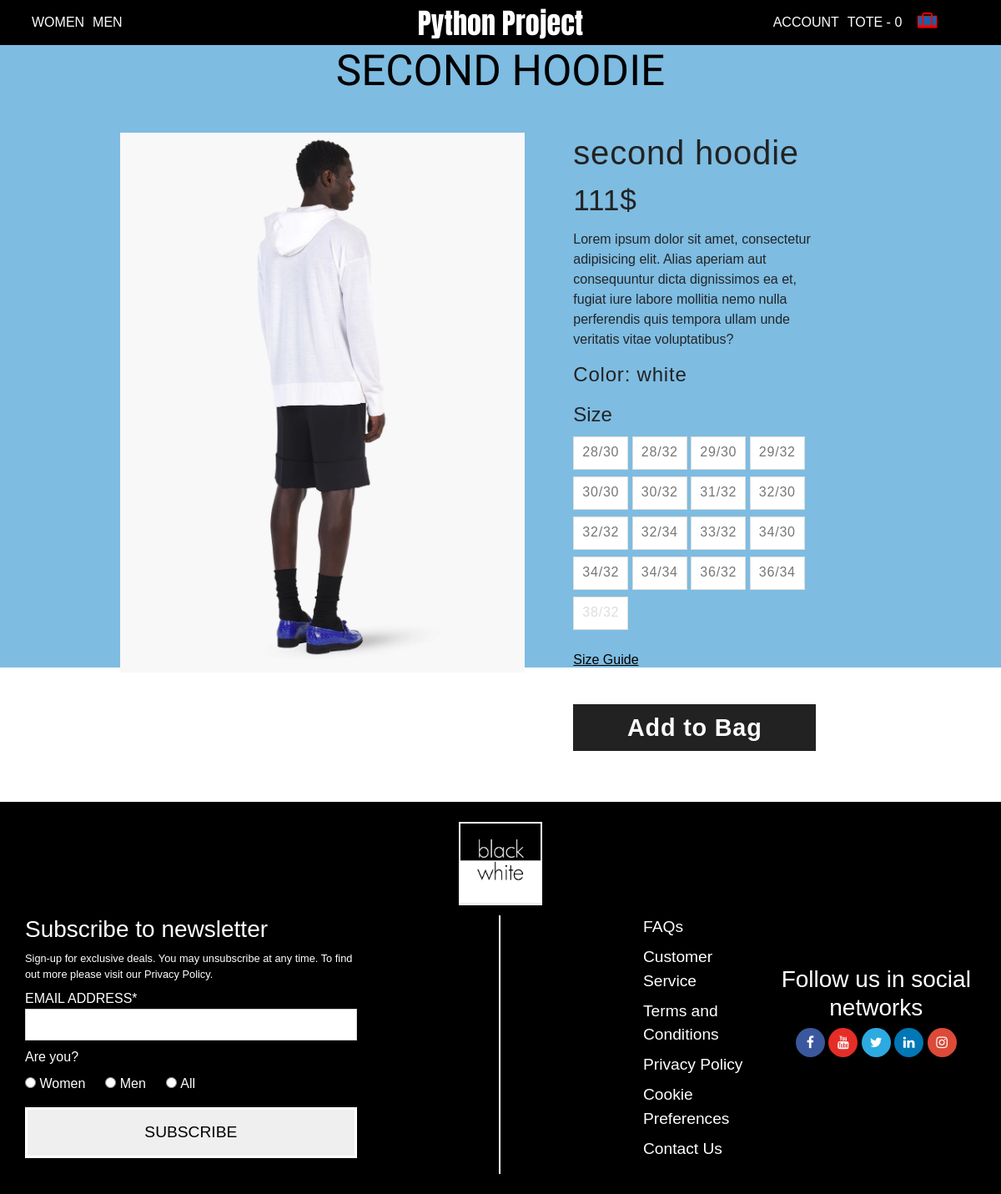
/item_detail/2/, run on the app's committed database.
### task/models.py (models this page shows, shortened)
class Product(models.Model):
    name = models.CharField(max_length=200, null=True)
    price = models.IntegerField()
    digital = models.BooleanField(default=False, null=True, blank=False)
    GENDER_CHOICES = (
        ('A', 'All'),
        ('M', 'Men'),
        ('W', 'Women'),
    )
    productType = models.CharField(max_length=20, null=True)
    gender = models.CharField(default=3, max_length=1, choices=GENDER_CHOICES)
    color = models.CharField(max_length=20, null=True)
    image = models.ImageField(null=True, blank=True)
    @property
    def imageURL(self):
        try:
            url = self.image.url
        except:
            url = ''
        return url

### task/views.py (the view)
# urls.py: path('item_detail/<int:item_id>/', views.item_detail),
def item_detail(request, item_id):
    data = cartData(request)
    cartItems = data['cartItems']
    item = Product.objects.get(id=item_id)
    context = {'item': item, 'cartItems': cartItems}
    return render(request, 'item_detail.html', context)

### task/utils.py (called while the page is built, shortened)
def cookieCart(request):
    try:
        cart = json.loads(request.COOKIES['cart'])
    except:
        cart = {}
    items = []
    order = {'get_cart_total': 0, 'get_cart_items': 0, 'shipping': False}
    cartItems = order['get_cart_items']
    return {'cartItems': cartItems, 'order': order, 'items': items}

def cartData(request):
    if request.user.is_authenticated:
        print(request.user.customer)
        customer = request.user.customer
        order, created = Order.objects.get_or_create(customer=customer, complete=False)
        items = order.orderitem_set.all()
        cartItems = order.get_cart_items
    else:
        cookieData = cookieCart(request)
        cartItems = cookieData['cartItems']
        order = cookieData['order']
        items = cookieData['items']
    return {'cartItems': cartItems, 'order': order, 'items': items}

### task/templates/item_detail.html (shortened to what this page needs)
{% extends 'base.html' %}
{% load static %}
{% block body %}
<div class="page-header">
    <h1 class="header-text">{{ item.name }}</h1>
</div>
<div class="product-content">
    <div class="img-wrapper">
        <div class="other-images-wrapper">
        </div>
        <div class="main-img">
            <img id="ProductImg" src="{{ item.imageURL }}" alt="">
        </div>
    </div>
    <div class="text-content">
        <div class="product-header">
            <h1>{{item.name}}</h1>
        </div>
        <p class="product-price">{{item.price}}$</p>
        <p>Lorem ipsum dolor sit amet, consectetur adipisicing elit. Alias aperiam aut consequuntur dicta dignissimos ea
            et, fugiat iure labore mollitia nemo nulla perferendis quis tempora ullam unde veritatis vitae
            voluptatibus?</p>
        <div class="color">
            <p>Color: <span>{{item.color}}</span></p>
        </div>
        <form class="selection__size" id="mainForm" method="POST">{% csrf_token %}
            <legend class="c-pwa-legend is-required">Size</legend>
            <div class="c-pwa-sku-selection__size-inner">
                <div class="c-pwa-radio-boxes c-pwa-radio-boxes--default">
                    <ul class="c-pwa-radio-boxes__list c-pwa-radio-boxes__list--default">
                        <li class="size-box">
                            <label for="size-2283" class="radio-label">
                                28/30
                            </label></li>
                        <li class="size-box">
                            <label for="size-2832" class="radio-label">
                            28/32
                        </label></li>
                        <li class="size-box">
                            <label for="size-2930" class="radio-label">
                                29/30
                            </label></li>
                        <li class="size-box">
                            <label for="size-2932" class="radio-label">
                            29/32
                        </label></li>
                        <li class="size-box">
                            <label for="size-3030" class="radio-label">
                                30/30
                            </label></li>
                        <li class="size-box">
                            <label for="size-3032" class="radio-label">
                                30/32
                            </label></li>
                        <li class="size-box">
                            <label for="size-3132" class="radio-label">
                                31/32
                            </label></li>
                        <li class="size-box">
                            <label for="size-3230" class="radio-label">
                                32/30
                            </label></li>
                        <li class="size-box">
                            <label for="size-3232" class="radio-label">
                                32/32
                            </label></li>
                        <li class="size-box">
                            <label for="size-3234" class="radio-label">
                            32/34
                        </label></li>
                        <li class="size-box">
                            <label for="size-3332" class="radio-label">
                            33/32
                        </label></li>
                        <li class="size-box">
                            <label for="size-3430" class="radio-label ">
                            34/30
                        </label></li>
                        <li class="size-box">
                            <label for="size-3432" class="radio-label">
                                34/32
                            </label></li>
                        <li class="size-box">
                            <label for="size-3434" class="radio-label">
                                34/34
                            </label></li>
                        <li class="size-box">
                            <label for="size-3632" class="radio-label">
                                36/32
                            </label></li>
                        <li class="size-box">
                            <label for="size-3634" class="radio-label">
                                36/34
                            </label></li>
                        <li class="size-box">
                            <label for="size-3832" class="radio-label is-disabled">
                            38/32
                        </label></li>
                    </ul>
                </div>
                <p class="size-guide">
                    <a href="/" class=""> Size Guide</a>
                </p>
            </div>
            <button class="add-to-cart update-cart" data-product="{{item.id}}" data-action="add">
                Add to Bag
            </button>
        </form>
    </div>
</div>
{% endblock %}

### task/static/css/style.css (style rules this page uses)
* { margin: 0; padding: 0; box-sizing: border-box; }
li { list-style-type: none; }
.page-header { width: 100%; display: flex; justify-content: center; align-items: center; }
.header-text { text-transform: uppercase; font-size: 3.2rem; color: black; font-family: 'Alata'; }
img { width: 100%; }
.product-content { margin: 3% 1.5%; display: flex; }
.img-wrapper { margin: 0 2.5%; display: flex; width: 50%; }
.other-images-wrapper { width: 15%; }
.main-img { margin-left: 2%; width: 85%; }
.text-content { margin: 0 2.5%; width: 25%; }
.product-header { margin-bottom: 5px; font: 100 2.2rem/1.4 Helvetica,Arial,sans-serif; letter-spacing: .05rem; color: #222; }
.text-content .product-price { margin-bottom: 10px; font: 100 2.2rem/1.4 Helvetica,Arial,sans-serif; letter-spacing: .05rem; color: #222; }
.color { font-weight: 500; margin-bottom: 10px; font: 1.5rem Helvetica,Arial,sans-serif; letter-spacing: .05rem; color: #222; }
.size-box { display: inline-block; }
.radio-label { cursor: default; font: 1rem/normal Helvetica,Arial,sans-serif; letter-spacing: .05rem; min-height: 40px; padding: 18px 10px 9px; border: 1px solid #ddd; line-height: 0; text-align: center; color: #767676; background-color: #fff; }
.is-disabled { border: 1px solid #ddd; line-height: 0; text-align: center; border-color: #ddd; color: #ddd; background-color: #fff; }
.size-guide a { margin-bottom: 10px; letter-spacing: inherit; text-align: left; color: black; font-size: 1em; text-decoration: underline; }
.add-to-cart { margin: 25px 0; width: 100%; padding: 10px 20px; font-weight: 600; line-height: 1.2; font-family: Helvetica,Arial,sans-serif; letter-spacing: .05rem; cursor: pointer; transition-duration: .2s; transition-property: color,background-color,border-color; min-height: 45px; border: 1px solid #222; font-size: 1.8rem; color: #fff; background-color: #222; }
.product-price { margin-right: 7%; width: 7%; display: flex; align-items: center; margin-bottom: 0px; font-size: 1.8rem; line-height: 1.33; text-align: justify; }

### data on the page
Product: name "SECOND HOODIE", imageURL (picture), name "second hoodie", price "111", color "white"

### other printed values
{{ cartItems }} "0"
